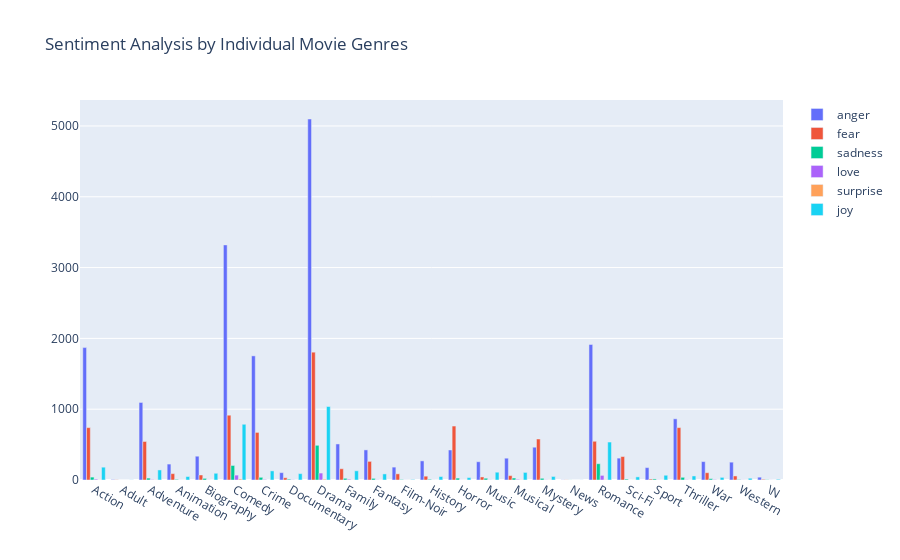

Here is the notebook cell this chart was saved with:
### Code cell
import plotly.graph_objects as go
import pandas as pd

all_genres = []
for index, row in merged_df.iterrows():
    genres = row['genres'].split(',')
    for genre in genres:
        all_genres.append({'Genre': genre, 'Emotion': row['most_frequent_emotion_x']})

flattened_df = pd.DataFrame(all_genres)

sentiment_count = flattened_df.groupby(['Genre', 'Emotion']).size().unstack().fillna(0)

fig = go.Figure(data=[
    go.Bar(name='anger', x=sentiment_count.index, y=sentiment_count['anger']),
    go.Bar(name='fear', x=sentiment_count.index, y=sentiment_count['fear']),
    go.Bar(name='sadness', x=sentiment_count.index, y=sentiment_count['sadness']),
    go.Bar(name='love', x=sentiment_count.index, y=sentiment_count['love']),
    go.Bar(name='surprise', x=sentiment_count.index, y=sentiment_count['surprise']),
    go.Bar(name='joy', x=sentiment_count.index, y=sentiment_count['joy'])
])

fig.update_layout(barmode='group', title='Sentiment Analysis by Individual Movie Genres')

fig.show()

### Figure 1 — Plotly figure (JSON) as saved in the notebook; plotly's stock layout.template omitted (floating-point values rounded to 4 significant figures)
{"data": [{"name": "anger", "type": "bar", "x": ["Action", "Adult", "Adventure", "Animation", "Biography", "Comedy", "Crime", "Documentary", "Drama", "Family", "Fantasy", "Film-Noir", "History", "Horror", "Music", "Musical", "Mystery", "News", "Romance", "Sci-Fi", "Sport", "Thriller", "War", "Western", "\\N"], "y": [1870, 6, 1095, 225, 336, 3320, 1753, 104, 5098, 509, 425, 182, 270, 424, 258, 308, 463, 2, 1914, 309, 175, 864, 260, 252, 40]}, {"name": "fear", "type": "bar", "x": ["Action", "Adult", "Adventure", "Animation", "Biography", "Comedy", "Crime", "Documentary", "Drama", "Family", "Fantasy", "Film-Noir", "History", "Horror", "Music", "Musical", "Mystery", "News", "Romance", "Sci-Fi", "Sport", "Thriller", "War", "Western", "\\N"], "y": [740, 3, 544, 90, 71, 915, 672, 32, 1805, 159, 263, 87, 54, 762, 43, 62, 579, 2, 547, 331, 13, 740, 103, 57, 9]}, {"name": "sadness", "type": "bar", "x": ["Action", "Adult", "Adventure", "Animation", "Biography", "Comedy", "Crime", "Documentary", "Drama", "Family", "Fantasy", "Film-Noir", "History", "Horror", "Music", "Musical", "Mystery", "News", "Romance", "Sci-Fi", "Sport", "Thriller", "War", "Western", "\\N"], "y": [41, 0, 27, 9, 23, 205, 38, 12, 490, 24, 23, 7, 10, 27, 25, 28, 24, 1, 230, 13, 15, 38, 19, 7, 4]}, {"name": "love", "type": "bar", "x": ["Action", "Adult", "Adventure", "Animation", "Biography", "Comedy", "Crime", "Documentary", "Drama", "Family", "Fantasy", "Film-Noir", "History", "Horror", "Music", "Musical", "Mystery", "News", "Romance", "Sci-Fi", "Sport", "Thriller", "War", "Western", "\\N"], "y": [12, 0, 6, 1, 2, 69, 7, 3, 98, 11, 3, 1, 1, 1, 3, 9, 3, 0, 65, 0, 2, 4, 6, 2, 1]}, {"name": "surprise", "type": "bar", "x": ["Action", "Adult", "Adventure", "Animation", "Biography", "Comedy", "Crime", "Documentary", "Drama", "Family", "Fantasy", "Film-Noir", "History", "Horror", "Music", "Musical", "Mystery", "News", "Romance", "Sci-Fi", "Sport", "Thriller", "War", "Western", "\\N"], "y": [2, 0, 3, 1, 0, 15, 0, 0, 11, 2, 1, 1, 0, 1, 1, 3, 2, 0, 4, 1, 1, 1, 1, 1, 0]}, {"name": "joy", "type": "bar", "x": ["Action", "Adult", "Adventure", "Animation", "Biography", "Comedy", "Crime", "Documentary", "Drama", "Family", "Fantasy", "Film-Noir", "History", "Horror", "Music", "Musical", "Mystery", "News", "Romance", "Sci-Fi", "Sport", "Thriller", "War", "Western", "\\N"], "y": [181, 2, 142, 49, 95, 787, 129, 90, 1038, 130, 86, 7, 49, 34, 110, 107, 50, 1, 536, 44, 67, 57, 37, 25, 10]}], "layout": {"barmode": "group", "title": {"text": "Sentiment Analysis by Individual Movie Genres"}}}
